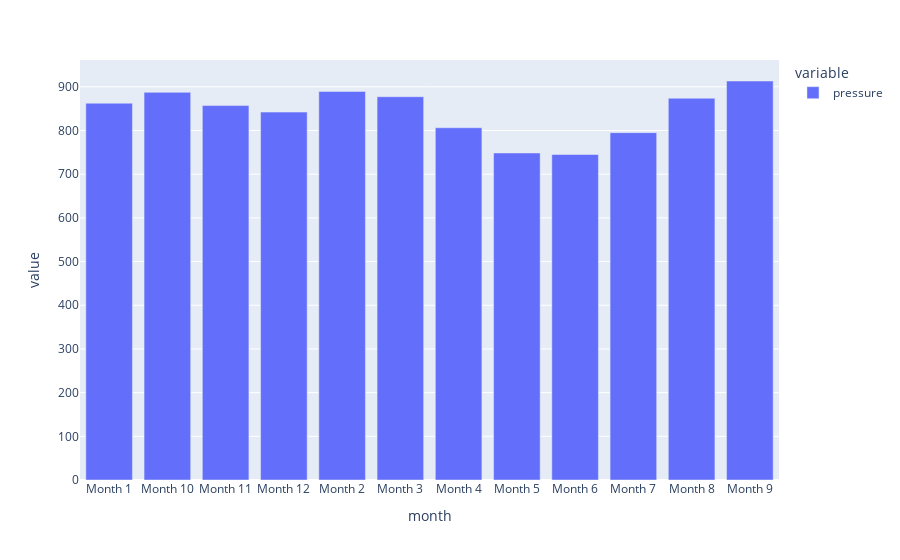

Notebook cell for this chart:
### Code cell
# Create a bar chart of the average atmospheric pressure by month
pl.bar(df.groupby('month').agg({'pressure':'mean'}))

### Figure 1 — Plotly figure (JSON) as saved in the notebook; plotly's stock layout.template omitted (floating-point values rounded to 4 significant figures)
{"data": [{"alignmentgroup": "True", "hovertemplate": "variable=pressure<br>month=%{x}<br>value=%{y}<extra></extra>", "legendgroup": "pressure", "marker": {"color": "#636efa", "pattern": {"shape": ""}}, "name": "pressure", "offsetgroup": "pressure", "orientation": "v", "showlegend": true, "textposition": "auto", "type": "bar", "x": ["Month 1", "Month 10", "Month 11", "Month 12", "Month 2", "Month 3", "Month 4", "Month 5", "Month 6", "Month 7", "Month 8", "Month 9"], "xaxis": "x", "y": [862.5, 887.3, 857.0, 842.2, 889.5, 877.3, 806.3, 748.6, 745.1, 795.1, 873.8, 913.3], "yaxis": "y"}], "layout": {"autosize": true, "barmode": "relative", "legend": {"title": {"text": "variable"}, "tracegroupgap": 0}, "margin": {"t": 60}, "xaxis": {"anchor": "y", "autorange": true, "domain": [0, 1], "range": [-0.5, 11.5], "title": {"text": "month"}, "type": "category"}, "yaxis": {"anchor": "x", "autorange": true, "domain": [0, 1], "range": [0, 961.4], "title": {"text": "value"}, "type": "linear"}}}
